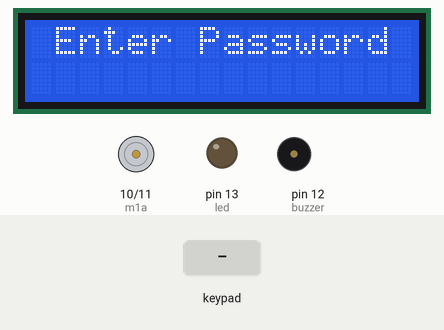
Bench run of a sketch on a simulated Arduino Uno, built with avr-gcc and run on an emulated ATmega328P. Shown: 16×2 character LCD, motor-driver pin pairs drawn as motors (green arrow = first pin HIGH = forward, orange = second pin HIGH = backward, longer = more drive), output pins drawn as LEDs (lit = HIGH), buzzer (waves = sounding, pin HIGH). Dashed ring = blinking. The test bench sets the inputs (shaded band). What the sketch prints to the serial monitor is not drawn.

Above: at 4.2 s.
4.3 s: keypad keys 7 4 B 5 6 pressed 0.4 s apart
At 8.3 s:
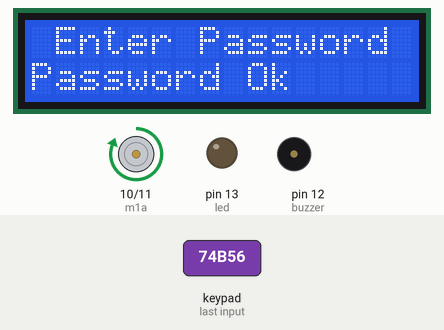
13.1 s: keypad keys 9 8 7 6 A pressed 0.4 s apart
At 16.2 s:
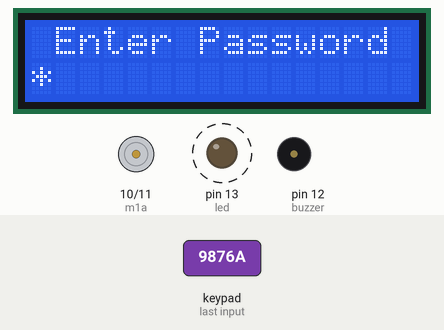
18.1 s: key '*' pressed
21.1 s: key '1' pressed
At 22.0 s:
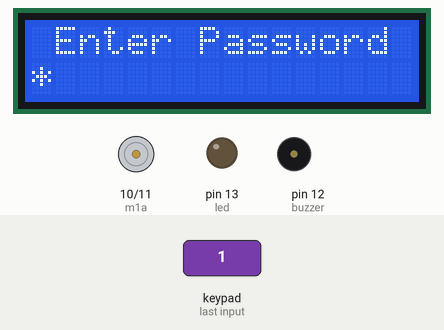
23.1 s: key '2' pressed
At 23.8 s:
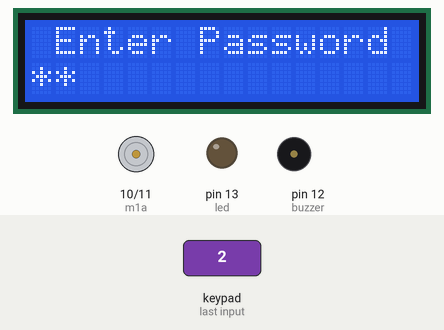
24.6 s: keypad keys 9 8 7 6 # pressed 0.4 s apart
At 27.0 s:
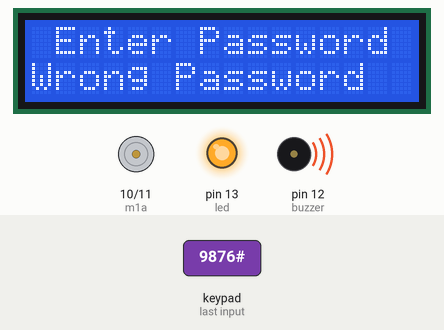
Timing chart, 0 to 30.6 s (numbered marks = the images above; inputs shaded):
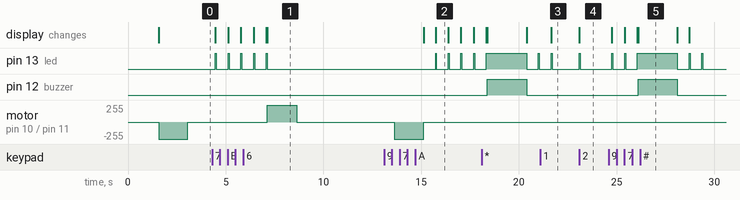

Measured:
- after the input at 4.3 s, pin 13 (led): alternates HIGH for 0.05 s and LOW for 0.60 s, 10 changes in all, then stays LOW, starting after 0.17 s; motor on pin 10 (m1a) / pin 11 (m1b): stopped → forward 255/255 after 2.8 s, → stopped 1.5 s later; the display: first changes after 0.17 s (image 1 shows a later state)
- after the input at 13.1 s, pin 13 (led): alternates HIGH for 0.05 s and LOW for 0.60 s, starting after 2.6 s; the display: first differs from a run without the input after 2.6 s (image 2)
- after the input at 21.1 s, pin 13 (led): LOW → HIGH after 0.55 s, → LOW 0.05 s later; the display: changes after 0.55 s (image 3)
- after the input at 23.1 s, pin 13 (led): LOW → HIGH at once, → LOW 0.05 s later; the display: changes at once (image 4)
- after the input at 24.6 s, pin 12 (buzzer): LOW → HIGH after 1.5 s, → LOW 2.0 s later; the display: first changes after 0.16 s (image 5 shows a later state)
- what the display in image 2 shows lasts 0.7 s, from 15.7 s to 16.4 s

The sketch:

Password_based_door_lock.ino
```cpp
#include <Keypad.h>
#include <EEPROM.h>
#include <Wire.h>
#include <LiquidCrystal.h>
#define m1a 10
#define m1b 11
#define buzzer 12
#define led 13

const byte ROWS = 4;
const byte COLS = 4;

char hexaKeys[ROWS][COLS] = {
  {'1', '2', '3', 'A'},
  {'4', '5', '6', 'B'},
  {'7', '8', '9', 'C'},
  {'*', '0', '#', 'D'}
};

byte rowPins[ROWS] = {9, 8,7 ,6};
byte colPins[COLS] = {5, 4, 3, 2};

Keypad customKeypad = Keypad(makeKeymap(hexaKeys), rowPins, colPins, ROWS, COLS);
LiquidCrystal lcd(A0, A1, A2, A3, A4, A5);
char key = "";
String input = "";
String password = "74B56";
int cnt = 0;
int rowCnt = 0;


void setup() {
  delay(500);
  pinMode(led,OUTPUT);
  Serial.begin(9600);
  Serial.println("\nPassword door opener");
  delay(1000);
  lcd.begin(16,2);
  lcd.clear();
  lcd.home();
  lcd.print(" Enter Password");
  pinMode(m1a,OUTPUT);
  pinMode(m1b,OUTPUT);
  digitalWrite(m1a,LOW);
  digitalWrite(m1b,HIGH);
  pinMode(buzzer,OUTPUT);
  digitalWrite(buzzer,LOW);
  delay(1500);
  digitalWrite(m1b,LOW);

  rowCnt = 0;
}

void loop(){

    key = customKeypad.getKey();
      if (key){
        Serial.print("Pressed:");
        Serial.println(key);
        digitalWrite(led,HIGH);
        switch (key){

          case '1':
          input += '1';
          cnt++;
          lcd.setCursor(rowCnt,1);
          lcd.print("*");
          rowCnt++;
          break;

          case '2':
          input += '2';
          cnt++;
          lcd.setCursor(rowCnt,1);
          lcd.print("*");
          rowCnt++;
          break;

          case '3':
          input += '3';
          cnt++;
          lcd.setCursor(rowCnt,1);
          lcd.print("*");
          rowCnt++;
          break;

          case '4':
          input += '4';
          cnt++;
          lcd.setCursor(rowCnt,1);
          lcd.print("*");
          rowCnt++;
          break;

          case '5':
          input += '5';
          cnt++;
          lcd.setCursor(rowCnt,1);
          lcd.print("*");
          rowCnt++;
          break;

          case '6':
          input += '6';
          cnt++;
          lcd.setCursor(rowCnt,1);
          lcd.print("*");
          rowCnt++;
          break;

          case '7':
          input += '7';
          cnt++;
          lcd.setCursor(rowCnt,1);
          lcd.print("*");
          rowCnt++;
          break;

          case '8':
          input += '8';
          cnt++;
          lcd.setCursor(rowCnt,1);
          lcd.print("*");
          rowCnt++;
          break;

          case '9':
          input += '9';
          cnt++;
          lcd.setCursor(rowCnt,1);
          lcd.print("*");
          rowCnt++;
          break;

          case 'A':
          input += 'A';
          cnt++;
          lcd.setCursor(rowCnt,1);
          lcd.print("*");
          rowCnt++;
          break;

          case 'B':
          input += 'B';
          cnt++;
          lcd.setCursor(rowCnt,1);
          lcd.print("*");
          rowCnt++;
          break;

          case 'C':
          input += 'C';
          cnt++;
          lcd.setCursor(rowCnt,1);
          lcd.print("*");
          rowCnt++;
          break;

          case 'D':
          input += 'D';
          cnt++;
          lcd.setCursor(rowCnt,1);
          lcd.print("*");
          rowCnt++;
          break;


        }
        delay(50);
        digitalWrite(led,LOW);
      }

      if (cnt >= 5){
        if (input == password){
          Serial.println("matched");
          input = "";
          cnt = 0;
          rowCnt = 0;
          lcd.setCursor(0,1);
          lcd.print("Password Ok     ");
          openCloseDoor();
     }else{
          digitalWrite(buzzer,HIGH);
          input = "";
          cnt = 0;
          Serial.println("Not matched");
          digitalWrite(led,HIGH);
          lcd.setCursor(0,1);
          lcd.print("Wrong Password");
          delay(2000);
          digitalWrite(buzzer,LOW);

          rowCnt = 0;
          digitalWrite(led,LOW);
          lcd.setCursor(0,1);
          lcd.print("                ");

        }
      }
    delay(200);


}

void openCloseDoor(){
  Serial.println("Door Opening");
  digitalWrite(m1a,HIGH);
  delay(1500);
  digitalWrite(m1a ,LOW);
  delay(5000);
  Serial.println("Door Closing");
  digitalWrite(m1b,HIGH);
  delay(1500);
  digitalWrite(m1b,LOW);
  lcd.setCursor(0,1);
  lcd.print("                ");


}
```
